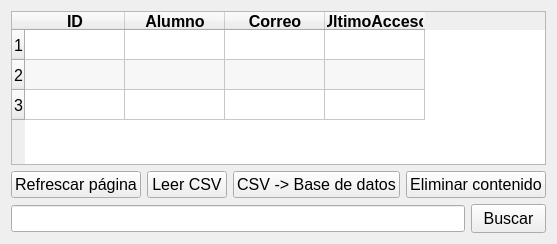
<?xml version="1.0" encoding="UTF-8"?>
<ui version="4.0">
 <class>Form</class>
 <widget class="QWidget" name="Form">
  <property name="windowModality">
   <enum>Qt::WindowModality::WindowModal</enum>
  </property>
  <property name="geometry">
   <rect>
    <x>0</x>
    <y>0</y>
    <width>540</width>
    <height>244</height>
   </rect>
  </property>
  <property name="font">
   <font>
    <pointsize>12</pointsize>
   </font>
  </property>
  <property name="windowTitle">
   <string>Tabla de Alumnos</string>
  </property>
  <layout class="QVBoxLayout" name="verticalLayout">
   <item>
    <widget class="QTableWidget" name="tableWidget">
     <property name="font">
      <font>
       <pointsize>12</pointsize>
       <bold>false</bold>
      </font>
     </property>
     <property name="frameShape">
      <enum>QFrame::Shape::StyledPanel</enum>
     </property>
     <property name="frameShadow">
      <enum>QFrame::Shadow::Sunken</enum>
     </property>
     <property name="midLineWidth">
      <number>0</number>
     </property>
     <property name="horizontalScrollBarPolicy">
      <enum>Qt::ScrollBarPolicy::ScrollBarAsNeeded</enum>
     </property>
     <property name="sizeAdjustPolicy">
      <enum>QAbstractScrollArea::SizeAdjustPolicy::AdjustToContents</enum>
     </property>
     <property name="editTriggers">
      <set>QAbstractItemView::EditTrigger::NoEditTriggers</set>
     </property>
     <property name="alternatingRowColors">
      <bool>true</bool>
     </property>
     <property name="selectionMode">
      <enum>QAbstractItemView::SelectionMode::SingleSelection</enum>
     </property>
     <property name="selectionBehavior">
      <enum>QAbstractItemView::SelectionBehavior::SelectRows</enum>
     </property>
     <property name="textElideMode">
      <enum>Qt::TextElideMode::ElideMiddle</enum>
     </property>
     <property name="verticalScrollMode">
      <enum>QAbstractItemView::ScrollMode::ScrollPerPixel</enum>
     </property>
     <property name="gridStyle">
      <enum>Qt::PenStyle::SolidLine</enum>
     </property>
     <property name="sortingEnabled">
      <bool>true</bool>
     </property>
     <property name="rowCount">
      <number>3</number>
     </property>
     <property name="columnCount">
      <number>4</number>
     </property>
     <row/>
     <row/>
     <row/>
     <column>
      <property name="text">
       <string>ID</string>
      </property>
      <property name="font">
       <font>
        <bold>true</bold>
       </font>
      </property>
     </column>
     <column>
      <property name="text">
       <string>Alumno</string>
      </property>
      <property name="font">
       <font>
        <bold>true</bold>
       </font>
      </property>
     </column>
     <column>
      <property name="text">
       <string>Correo</string>
      </property>
      <property name="font">
       <font>
        <bold>true</bold>
       </font>
      </property>
     </column>
     <column>
      <property name="text">
       <string>UltimoAcceso</string>
      </property>
      <property name="font">
       <font>
        <bold>true</bold>
       </font>
      </property>
     </column>
    </widget>
   </item>
   <item>
    <layout class="QHBoxLayout" name="horizontalLayout">
     <item>
      <widget class="QPushButton" name="pushButton_Actualizar">
       <property name="toolTip">
        <string>Lee datos de la database, y actualiza el contenido en esta tabla en función de esos datos.</string>
       </property>
       <property name="text">
        <string>Refrescar página</string>
       </property>
      </widget>
     </item>
     <item>
      <widget class="QPushButton" name="pushButton_Importar">
       <property name="toolTip">
        <string>Muestra en la tabla los datos extraídos de un .csv. No opera con ellos.</string>
       </property>
       <property name="text">
        <string>Leer CSV</string>
       </property>
      </widget>
     </item>
     <item>
      <widget class="QPushButton" name="pushButton_Transform">
       <property name="toolTip">
        <string>Introduce los datos del .csv en la base de datos.</string>
       </property>
       <property name="text">
        <string>CSV -&gt; Base de datos</string>
       </property>
      </widget>
     </item>
     <item>
      <widget class="QPushButton" name="pushButton_Eliminar">
       <property name="toolTip">
        <string>Elimina los datos de la base de datos y de la tabla.</string>
       </property>
       <property name="text">
        <string>Eliminar contenido</string>
       </property>
      </widget>
     </item>
    </layout>
   </item>
   <item>
    <layout class="QHBoxLayout" name="horizontalLayout_2">
     <item>
      <widget class="QLineEdit" name="lineEdit_Buscar"/>
     </item>
     <item>
      <widget class="QPushButton" name="pushButton_Buscar">
       <property name="minimumSize">
        <size>
         <width>75</width>
         <height>29</height>
        </size>
       </property>
       <property name="maximumSize">
        <size>
         <width>75</width>
         <height>29</height>
        </size>
       </property>
       <property name="toolTip">
        <string>Buscar alumno por id.</string>
       </property>
       <property name="text">
        <string>Buscar</string>
       </property>
      </widget>
     </item>
    </layout>
   </item>
  </layout>
 </widget>
 <resources/>
 <connections/>
</ui>
